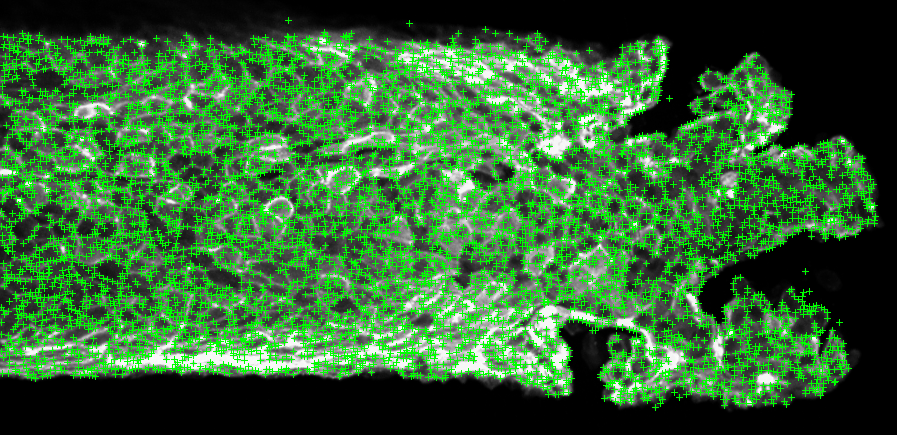
%> input picture tracked.tif, 897 x 435 px
$ octave --eval "result = trackingImPreprocessBackgroundSub(rgb2gray(imread('tracked.tif')));"   (GNU Octave 9; MATLAB toolbox functions it lacks are replaced by stand-ins)
%> lines starting %> are read from the running program, lines starting %| are printed output that depends on the picture; in (x1, y1, x2, y2) boxes, pixels count from 0 and x2, y2 are one past the last pixel; in counts of white or black regions, pixels touching at a corner belong together; the program's own positions count from 1
function [im_p,imBW] = trackingImPreprocessBackgroundSub(im)
%%% Pre-process images with background subtraction
%%% Filter images to enhance contrast, and also remove the background
%%% (which includes small features that can screw up the point detector).
%%% Background subtraction is done by splitting the image into blocks and
%%% identifying blocks with low variance. The 99th percentile of grayscale
%%% intensity in these 'background blocks' is used as a background value.
BLOCK_SIZE = 64;
STD_THRESH = 200;
MEAN_THRESH = min(im(:)); %im2col zero-pads, which can affect the mean and variance within a block
%> MEAN_THRESH = 0
BKGD_QUANTILE = 0.99;
GAMMA_SCALE = 0.5; %Should be less than 1

im_d = double(im);
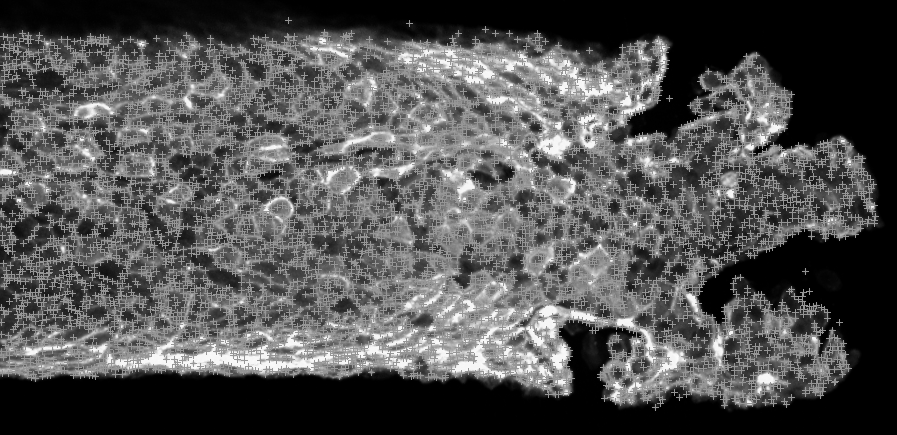
%> im_d: size 435x897 double; min 0, max 255, mean 82.4

%Median filter to remove hot spots
im_d = medfilt2(im_d,[3,3],'symmetric');
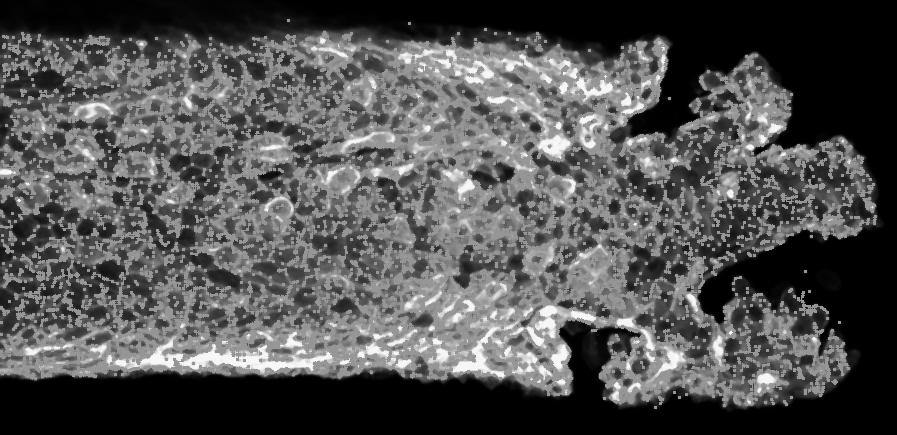
%> im_d: size 435x897 double; min 0, max 250, mean 82.5

%Identify background level
colmat = im2col(im_d,[BLOCK_SIZE,BLOCK_SIZE],'distinct');
block_std = std(colmat);
%> block_std = 105 values, max 75.61 at index 43, min 0 at index 7, mean 40.09
block_mean = mean(colmat);
%> block_mean = 105 values, max 156.7 at index 55, min 0 at index 7, mean 74.88

bkgd_blocks    = colmat(:,block_std<STD_THRESH & block_mean >= MEAN_THRESH);
bkgd_grayscale = quantile(bkgd_blocks(:),BKGD_QUANTILE);
%> bkgd_grayscale = 244

%Background subtract
im_frgd = im_d - bkgd_grayscale;
im_frgd(im_frgd<0) = 0;
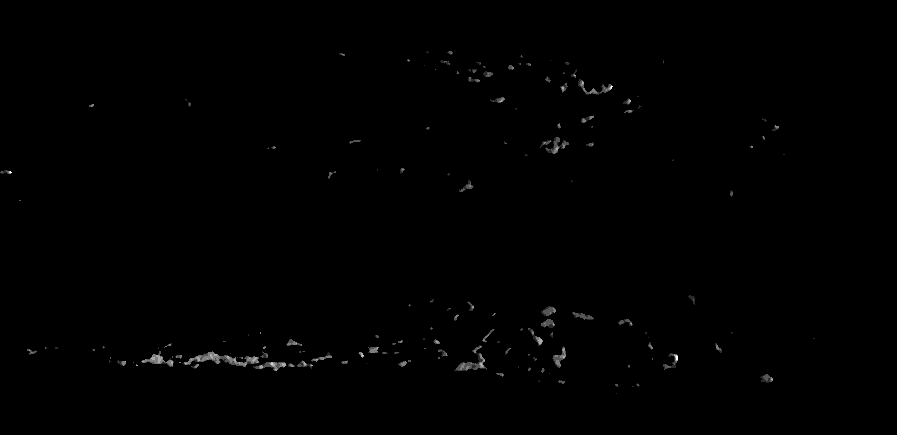
%> im_frgd: size 435x897 double; min 0, max 6, mean 0.0223; drawn with min black and max white
%Convert back to 16-bit
im16 = uint16((65535/max(im_frgd(:))) * im_frgd);
%Gamma-adjustment condenses the foreground pixels and spreads out the
%remaining background pixels for better thresholding with Otsu's method
im16adj = imadjust(im16,[0,1],[0,1],GAMMA_SCALE);

%Threshold the image (Otsu) and clean up the mask
imBW = im2bw(im16adj,graythresh(im16adj));
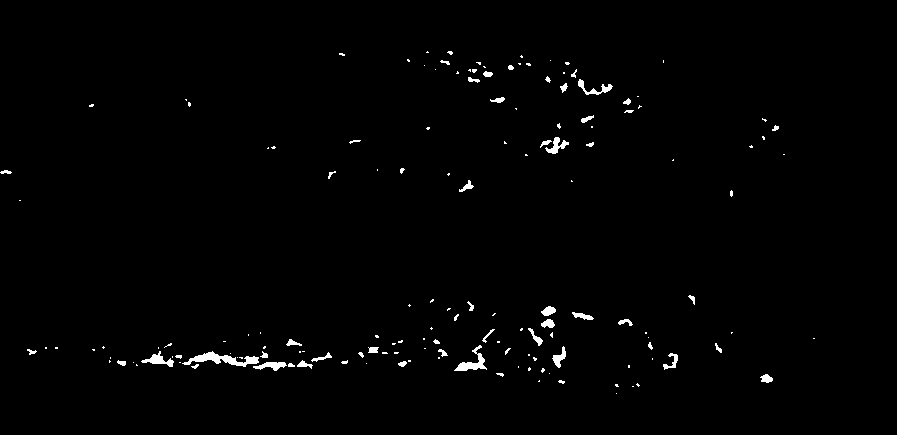
%> imBW: size 435x897 logical; 1.1% white; 154 white regions (103 under 20 px), largest, box (x1, y1, x2, y2) and area: (182, 351, 259, 367) 486, (454, 345, 487, 371) 284, (141, 351, 174, 367) 200
imBW = imfill(imBW,'holes'); %Remove holes inside the mask
imBW = imopen(imBW,strel('disk',3)); %Clean the edge
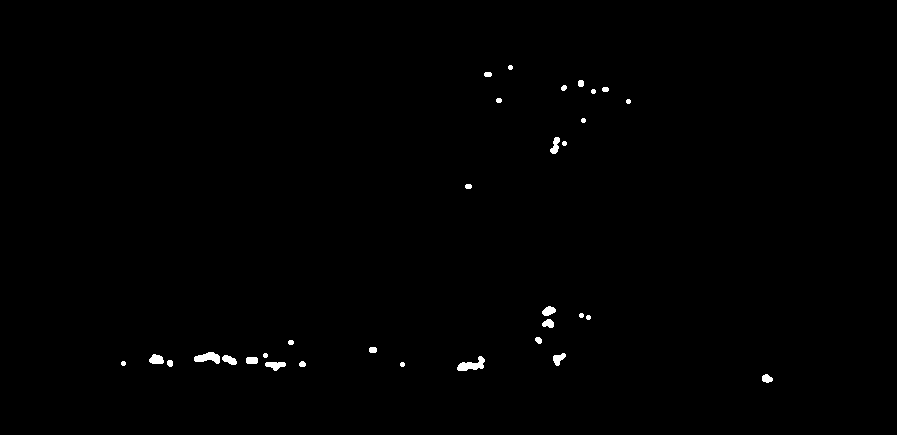
%> imBW: size 435x897 logical; 0.48% white; 32 white regions, largest, box (x1, y1, x2, y2) and area: (457, 356, 485, 371) 221, (194, 352, 220, 364) 198, (265, 362, 286, 371) 123
imBW = bwareaopen(imBW,10^4); %Remove any small spurious regions
%> imBW: size 435x897 logical; every value is 0

%Mask the processed 16-bit image
im16_masked = im16;
im16_masked(~imBW) = 0;
%> im16_masked: size 435x897 uint16; every value is 0

%Adaptive histogram equalization to increase contrast within the foreground
im_p = adapthisteq(im16_masked);
%Apparently adapthisteq also will move 0 values upwards. Correct for this
%again...
im_p(~imBW) = 0;

end
